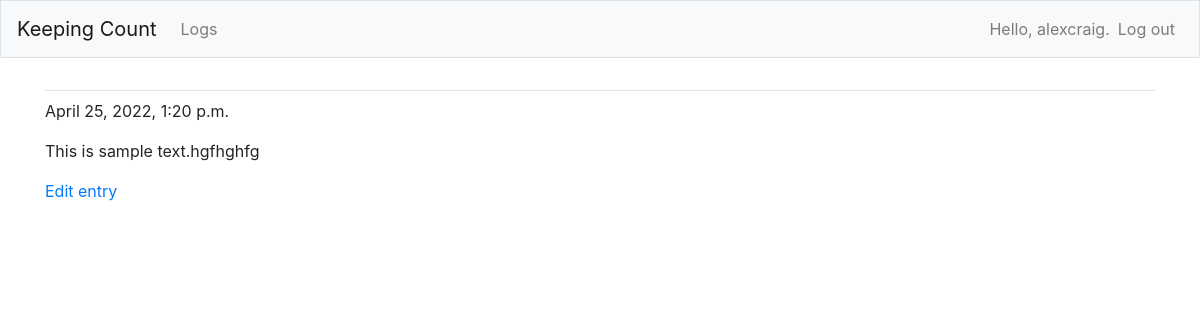
The app's page /logs/2/ (signed in), older data.
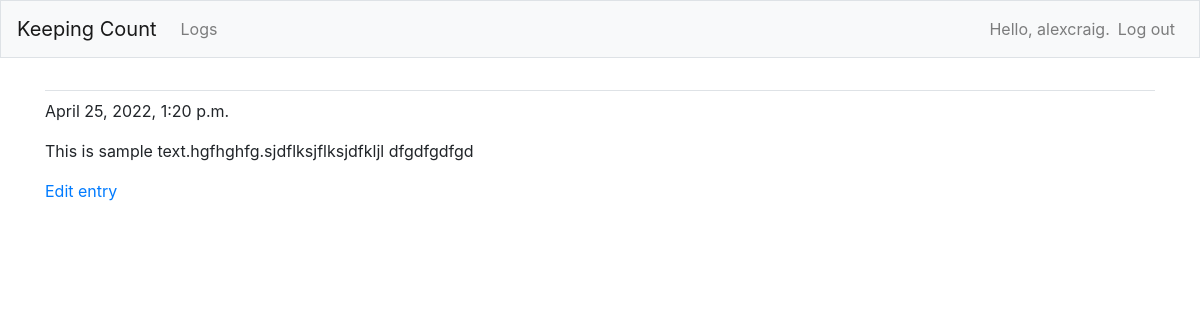
The same page, newer data.
### logs/models.py (models this page shows, shortened)
class Log(models.Model):
    text = models.TextField()
    date_added = models.DateTimeField(auto_now_add=True)
    date_updated = models.DateTimeField(auto_now=True)
    owner = models.ForeignKey(User, on_delete=models.CASCADE)
    objects = models.Manager()

### logs/views.py (the view)
# urls.py: path('logs/<int:log_id>/', views.log_entry, name='log_entry'),
@login_required
def log_entry(request, log_id):
    entry = Log.objects.get(id=log_id)
    if entry.owner != request.user:
        raise Http404
    context = {'log': entry}
    return render(request, 'logs/log_entry.html', context)

### logs/templates/logs/log_entry.html
{% extends "base.html" %}
{% block content %}
    <p>{{log.date_added}}</p>
    <p>{{log.text}}</p>
    <p><a href="{% url 'logs:edit_entry' log.id%}">Edit entry</a></p>
{% endblock content%}

### keeping_count/templates/base.html (shortened to what this page needs)
{% load bootstrap4 %}
<!DOCTYPE html>
<html lang="en">
<head>
    {% bootstrap_css %}
</head>
<body>
    <nav class="navbar navbar-expand-md navbar-light bg-light mb-4 border">
        <a class="navbar-brand" href ="{% url 'home' %}">Keeping Count</a>
        <div class="collapse navbar-collapse" id="navbarCollapse">
            <ul class="navbar-nav mr-auto">
                {% if user.is_authenticated %}
                <li class="nav-item">
                    <a class="nav-link" href ="{% url 'logs:logs' %}">Logs</a>
                </li>
            </ul>
            <ul class="navbar-nav ml-auto">
                <li class="nav-item">
                    <span class="navbar-text">Hello, {{ user.username }}.</span>
                </li>
                <li class="nav-item">
                    <a class="nav-link" href="{% url 'users:logout' %}">Log out</a>
                </li>
                {% endif %}
            </ul>
        </div>
    </nav>
    <main role="main" class="container">
        <div class="pb-2 mb-2 border-bottom">
        </div>
        <div>
            {% block content %}{% endblock content %}
        </div>
    </main>
</body>
</html>

Row changes from the older to the newer data that the page shows:
changed Log: text "This is sample text.hgfhghfg" → "This is sample text.hgfhghfg.sjdflksjflksjdfkljl dfgdfgdfgd"
